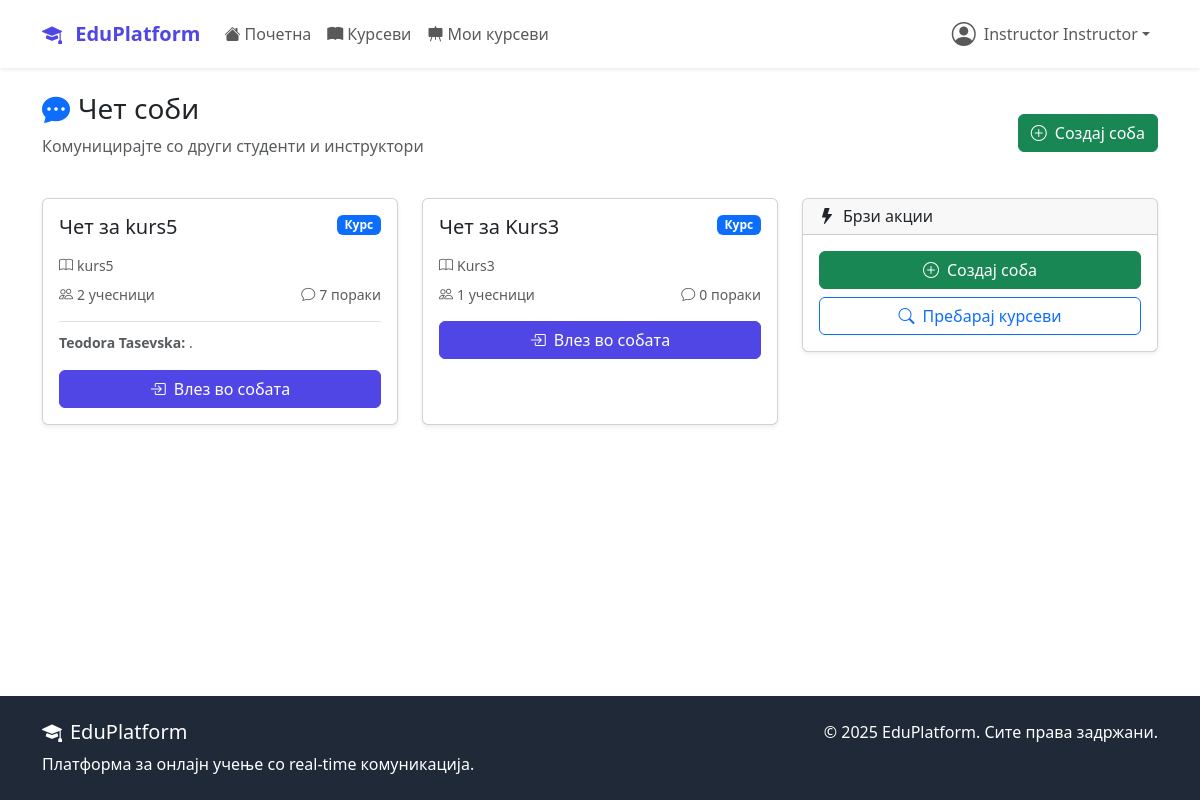
The page /chat/ (signed in) on the database its author committed.
### accounts/models.py (models this page shows, shortened)
class User(AbstractUser):
    USER_TYPE_CHOICES = (
        ('student', 'Студент'),
        ('instructor', 'Инструктор'),
        ('admin', 'Администратор'),
    )
    user_type = models.CharField(
        max_length=20,
        choices=USER_TYPE_CHOICES,
        default='student'
    )
    bio = models.TextField(max_length=500, blank=True)
    profile_picture = models.ImageField(
        upload_to='profile_pics/',
        blank=True,  # Додадено
        null=True    # Додадено
    )
    birth_date = models.DateField(null=True, blank=True)
    phone_number = models.CharField(max_length=15, blank=True)
    created_at = models.DateTimeField(auto_now_add=True)
    updated_at = models.DateTimeField(auto_now=True)

### chat/models.py (models this page shows, shortened)
class ChatRoom(models.Model):
    ROOM_TYPE_CHOICES = (
        ('course', 'Курс'),
        ('private', 'Приватен'),
        ('general', 'Општ'),
    )
    name = models.CharField(max_length=100)
    room_type = models.CharField(max_length=20, choices=ROOM_TYPE_CHOICES)
    course = models.OneToOneField(
        Course,
        on_delete=models.CASCADE,
        null=True,
        blank=True,
        related_name='chat_room'
    )
    participants = models.ManyToManyField(
        settings.AUTH_USER_MODEL,
        related_name='chat_rooms'
    )
    created_by = models.ForeignKey(
        settings.AUTH_USER_MODEL,
        on_delete=models.CASCADE,
        related_name='created_rooms'
    )
    is_active = models.BooleanField(default=True)
    created_at = models.DateTimeField(auto_now_add=True)
    def get_latest_message(self):
        return self.messages.order_by('-timestamp').first()

class Message(models.Model):
    MESSAGE_TYPE_CHOICES = (
        ('text', 'Текст'),
        ('file', 'Фајл'),
        ('image', 'Слика'),
        ('system', 'Системска'),
    )
    room = models.ForeignKey(ChatRoom, on_delete=models.CASCADE, related_name='messages')
    sender = models.ForeignKey(
        settings.AUTH_USER_MODEL,
        on_delete=models.CASCADE,
        related_name='sent_messages'
    )
    content = models.TextField()
    message_type = models.CharField(max_length=20, choices=MESSAGE_TYPE_CHOICES, default='text')
    file_attachment = models.FileField(upload_to='chat_files/', blank=True, null=True)
    reply_to = models.ForeignKey(
        'self',
        on_delete=models.CASCADE,
        null=True,
        blank=True,
        related_name='replies'
    )
    is_edited = models.BooleanField(default=False)
    edited_at = models.DateTimeField(null=True, blank=True)
    timestamp = models.DateTimeField(auto_now_add=True)
    class Meta:
        ordering = ['timestamp']

### courses/models.py (models this page shows, shortened)
class Course(models.Model):
    DIFFICULTY_CHOICES = (
        ('beginner', 'Почетник'),
        ('intermediate', 'Средно'),
        ('advanced', 'Напредно'),
    )
    STATUS_CHOICES = (
        ('draft', 'Нацрт'),
        ('published', 'Објавен'),
        ('archived', 'Архивиран'),
    )
    title = models.CharField(max_length=200)
    slug = models.SlugField(unique=True, blank=True, max_length=250)
    description = models.TextField()
    instructor = models.ForeignKey(
        settings.AUTH_USER_MODEL,
        on_delete=models.CASCADE,
        related_name='courses_taught'
    )
    category = models.ForeignKey(Category, on_delete=models.CASCADE)
    thumbnail = models.ImageField(upload_to='course_thumbnails/', blank=True)
    price = models.DecimalField(max_digits=8, decimal_places=2, default=0.00)
    difficulty = models.CharField(max_length=20, choices=DIFFICULTY_CHOICES)
    status = models.CharField(max_length=20, choices=STATUS_CHOICES, default='published')
    duration_hours = models.PositiveIntegerField(help_text="Должина во часови")
    max_students = models.PositiveIntegerField(null=True, blank=True)
    requirements = models.TextField(blank=True, help_text="Предуслови за курсот")
    what_you_learn = models.TextField(help_text="Што ќе научат студентите")
    created_at = models.DateTimeField(auto_now_add=True)
    updated_at = models.DateTimeField(auto_now=True)
    class Meta:
        ordering = ['-created_at']

### chat/views.py (the view)
# urls.py: path('', views.ChatListView.as_view(), name='list'),
class ChatListView(LoginRequiredMixin, ListView):
    model = ChatRoom
    template_name = 'chat/list.html'
    context_object_name = 'chat_rooms'
    def get_queryset(self):
        user = self.request.user
        return ChatRoom.objects.filter(
            participants=user,
            is_active=True
        ).annotate(
            message_count=Count('messages')
        ).order_by('-created_at')
    def get_context_data(self, **kwargs):
        context = super().get_context_data(**kwargs)
        user = self.request.user
        chat_settings, created = UserChatSettings.objects.get_or_create(user=user)
        context['chat_settings'] = chat_settings
        if user.user_type == 'instructor':
            context['available_courses'] = Course.objects.filter(
                instructor=user,
                status='published'
            ).exclude(
                chat_room__isnull=False
            )
        return context

### templates/chat/list.html (shortened to what this page needs)
{% extends 'base.html' %}
{% block content %}
<div class="container mt-4">
    <div class="d-flex justify-content-between align-items-center mb-4">
        <div>
            <h3><i class="bi bi-chat-dots-fill me-2 text-primary"></i>Чет соби</h3>
            <p class="text-muted">Комуницирајте со други студенти и инструктори</p>
        </div>
        {% if user.user_type == 'instructor' %}
        <a href="{% url 'chat:create_room' %}" class="btn btn-success">
            <i class="bi bi-plus-circle me-2"></i>Создај соба
        </a>
        {% endif %}
    </div>
    <div class="row">
        <div class="col-md-8">
            {% if chat_rooms %}
                <div class="row">
                    {% for room in chat_rooms %}
                    <div class="col-md-6 mb-3">
                        <div class="card chat-room-card h-100 shadow-sm">
                            <div class="card-body">
                                <div class="d-flex justify-content-between align-items-start mb-2">
                                    <h5 class="card-title">{{ room.name }}</h5>
                                    {% if room.room_type == 'course' %}
  <span class="badge bg-primary">{{ room.get_room_type_display }}</span>
{% elif room.room_type == 'private' %}
  <span class="badge bg-warning">{{ room.get_room_type_display }}</span>
{% else %}
  <span class="badge bg-info">{{ room.get_room_type_display }}</span>
{% endif %}
                                </div>
                                {% if room.course %}
                                    <p class="text-muted small mb-2">
                                        <i class="bi bi-book me-1"></i>{{ room.course.title }}
                                    </p>
                                {% endif %}
                                <div class="d-flex justify-content-between align-items-center text-muted small mb-3">
                                    <span>
                                        <i class="bi bi-people me-1"></i>{{ room.participants.count }} учесници
                                    </span>
                                    <span>
                                        <i class="bi bi-chat me-1"></i>{{ room.message_count }} пораки
                                    </span>
                                </div>
                                {% with latest_message=room.get_latest_message %}
                                {% if latest_message %}
                                    <div class="border-top pt-2 mb-3">
                                        <small class="text-muted">
                                            <strong>{{ latest_message.sender.get_full_name|default:latest_message.sender.username }}:</strong>
                                            {{ latest_message.content|truncatewords:8 }}
                                        </small>
                                    </div>
                                {% endif %}
                                {% endwith %}
                                <a href="{% url 'chat:room' room.id %}" class="btn btn-primary w-100">
                                    <i class="bi bi-box-arrow-in-right me-2"></i>Влез во собата
                                </a>
                            </div>
                        </div>
                    </div>
                    {% endfor %}
                </div>
            {% endif %}
        </div>
        <div class="col-md-4">
            <div class="card shadow-sm mb-3">
                <div class="card-header">
                    <h6 class="mb-0"><i class="bi bi-lightning-fill me-2"></i>Брзи акции</h6>
                </div>
                <div class="card-body">
                    <div class="d-grid gap-2">
                        {% if user.user_type == 'instructor' %}
                        <a href="{% url 'chat:create_room' %}" class="btn btn-success">
                            <i class="bi bi-plus-circle me-2"></i>Создај соба
                        </a>
                        {% endif %}
                        <a href="{% url 'courses:list' %}" class="btn btn-outline-primary">
                            <i class="bi bi-search me-2"></i>Пребарај курсеви
                        </a>
                    </div>
                </div>
            </div>
        </div>
    </div>
</div>
{% endblock %}

### templates/base.html (shortened to what this page needs)
<!DOCTYPE html>
<html lang="mk">
<head>
    <link href="https://cdn.jsdelivr.net/npm/bootstrap@5.3.2/dist/css/bootstrap.min.css" rel="stylesheet">
    <link rel="stylesheet" href="https://cdn.jsdelivr.net/npm/bootstrap-icons@1.11.1/font/bootstrap-icons.css">
</head>
<body class="d-flex flex-column min-vh-100">
    <nav class="navbar navbar-expand-lg navbar-light bg-white shadow-sm">
        <div class="container">
            <a class="navbar-brand" href="{% url 'dashboard:home' %}">
                <i class="bi bi-mortarboard-fill me-2"></i>
                EduPlatform
            </a>
            <div class="collapse navbar-collapse" id="navbarNav">
                <ul class="navbar-nav me-auto">
                    <li class="nav-item">
                        <a class="nav-link" href="{% url 'dashboard:home' %}">
                            <i class="bi bi-house-fill me-1"></i>Почетна
                        </a>
                    </li>
                    <li class="nav-item">
                        <a class="nav-link" href="{% url 'courses:list' %}">
                            <i class="bi bi-book-fill me-1"></i>Курсеви
                        </a>
                    </li>
                    {% if user.is_authenticated and user.user_type == 'instructor' %}
                    <li class="nav-item">
                        <a class="nav-link" href="{% url 'courses:my_courses' %}">
                            <i class="bi bi-easel-fill me-1"></i>Мои курсеви
                        </a>
                    </li>
                    {% endif %}
                </ul>
                <ul class="navbar-nav">
                    {% if user.is_authenticated %}
                        <li class="nav-item dropdown">
                            <a class="nav-link dropdown-toggle d-flex align-items-center" href="#"
                               id="navbarDropdown" role="button" data-bs-toggle="dropdown">
                                {% if user.profile_picture %}
                                    <img src="{{ user.profile_picture.url }}" alt="Профил"
                                         class="rounded-circle me-2" width="32" height="32">
                                {% else %}
                                    <i class="bi bi-person-circle me-2 fs-4"></i>
                                {% endif %}
                                {{ user.get_full_name|default:user.username }}
                            </a>
                        </li>
                    {% endif %}
                </ul>
            </div>
        </div>
    </nav>
    <main class="flex-grow-1">
        {% block content %}{% endblock %}
    </main>
    <footer class="footer mt-5 py-4">
        <div class="container">
            <div class="row">
                <div class="col-md-6">
                    <h5><i class="bi bi-mortarboard-fill me-2"></i>EduPlatform</h5>
                    <p class="mb-0">Платформа за онлајн учење со real-time комуникација.</p>
                </div>
                <div class="col-md-6 text-md-end">
                    <p class="mb-0">&copy; 2025 EduPlatform. Сите права задржани.</p>
                </div>
            </div>
        </div>
    </footer>
</body>
</html>

### templates/base.html (style rules this page uses)
:root { --primary-color: #4f46e5; --secondary-color: #6366f1; --success-color: #10b981; --warning-color: #f59e0b; --danger-color: #ef4444; --dark-color: #1f2937; --light-color: #f8fafc; }
.navbar-brand { font-weight: bold; color: var(--primary-color) !important; }
.btn-primary { background-color: var(--primary-color); border-color: var(--primary-color); }
.footer { background-color: var(--dark-color); color: white; margin-top: auto; }

### templates/chat/list.html (style rules this page uses)
.chat-room-card { transition: transform 0.2s; }

### rows shown on the page
User: get_full_name "Instructor Instructor"
ChatRoom: name "Чет за kurs5", room_type "Курс", course "kurs5", participants.count "2", message_count "7", get_latest_message.sender.get_full_name "Teodora Tasevska", get_latest_message.content "."
ChatRoom: name "Чет за Kurs3", room_type "Курс", course "Kurs3", participants.count "1", message_count "0"
